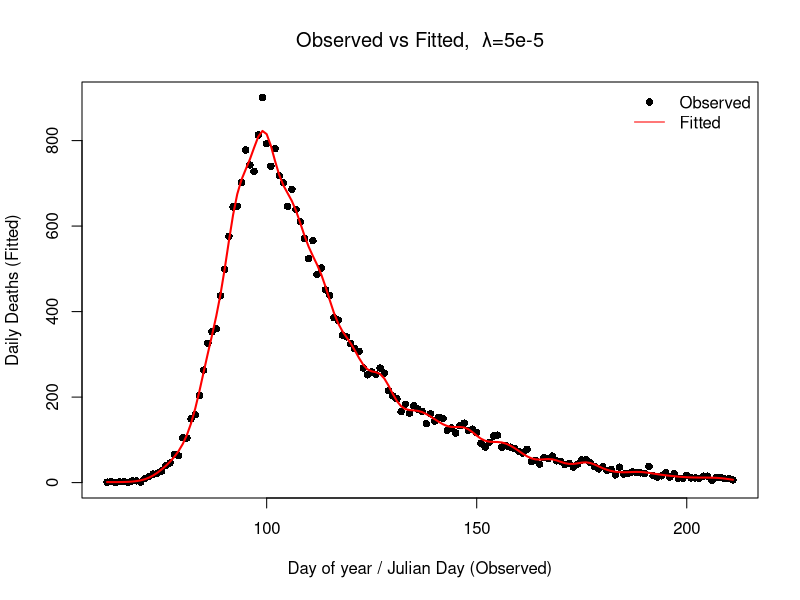

The R source for this figure:
start <- Sys.time()
##=============== PROJECT 3 - EXTENDED STATISTICAL PROGRAMMING =================

# Group 12 
# Aseel Alghamdi : S2901228
# Fenanda Dwitha Kurniasari : S2744048
# Nurmawiya : S2822251

# Aseel     :
#
# Fenanda   : 
#
# Nurmawiya : 
#

# Repository Link
# https://github.com/fenandadwithak/Team12/tree/main/Proj3

# ==============================================================================
##                                  OUTLINE
# ==============================================================================
## What you get:
## (1) 
## (2) 
## (3) 
## (4) 
## (5)
## (6)


##===================== Data Preparation & Load library ========================
library(splines) #load library splines

df <- read.table("engcov.txt", header = TRUE) # import datasets
y <- df$nhs; t <- df$julian
n <- length(y) # define total observation 
d <- 1:80; edur <- 3.151; sdur <- .469
pd <- dlnorm(d, edur, sdur) # density (PDF) function of death
pd <- pd / sum(pd) # probability of death

##==================== (1) Construct X, Xtilde, and S ==========================
make_matrices <- function(t, K=80) {
  # Function to construct matrices (Xtilde, X, S) required for predicting 
  #  number of new infections occuring on day t which expressed by an infection 
  #  rate function f(t)
  
  # Input/Arguments :(1) t, a vector of day since 2020. In this dataset, we use 
  #                      julian
  #                  (2) K, number of basis function, set to 80
  #                      larger K would result smoother model
  #
  # Output/Return   :(1) Xtilde, a model matrix (spline basis) to predict f(t) 
  #                      f(t) = b1(t)β1 + b2(t)β2 + ... + bk(t)βk
  #                      row : days; colomn : B-spline basis function
  #                  (2) X, model matrix for the expected death count (the 
  #                      observed outcome), after convolution with Xtilde and 
  #                      π(j)/probability func. for days from infection to death 
  #                  (3) S, penalised matrix. Matrix defining which aspect of β
  #                      are penalised
  
  # Construct X_tilde
  # Define a sequence starting from the first day of death recorded minus 30
  # (min(t)-30) because for the earliest records, deaths might be caused by the
  # infection happened around 30 days ago, until maximum day observed (max(t))
  # for as many as K+4 evenly spaced, so there will be a sequence of 84 numbers
  knots <- seq(min(t)-30, max(t), length.out=K+4)
  
  Xtilde <- splineDesign(knots=knots, 
                         x=(min(t)-30):max(t), 
                         ord=4,
                         outer.ok= TRUE)#construct matrix X-tilde using 
                                        #splineDesign with 84 knots as defined 
                                        #before starting from min(t)-30 until 
                                        #max(t) with order of the spline = 4
  
  # Construct X
  X <- matrix(0, nrow=length(t), ncol=ncol(Xtilde)) # initialize matrix to store
  #for every value in length(t) = 150
  # Execute for each observation of time (1:150)
  for (i in 1:length(t)) {
    j_max <- min(80, 29 + i) ## define upper bound for summation
    for (j in 1:j_max) { ## calculate for each days until death 
      # fill corresponding cells with corresponding element X_tilde and prob 
      # death time function
      X[i,] <- X[i,] + Xtilde[30 + i - j,] * pd[j] 
    }
  }
  
  # Construct S (Penalised Matrix)
  S <- crossprod(diff(diag(ncol(X)), diff=2))
  
  list(Xtilde=Xtilde, X=X, S=S) ## return the output into a list 
}##make_matrices

mats <- make_matrices(t) #
X <- mats$X ## X
S <- mats$S ## S
Xtilde <- mats$Xtilde ## X tilde

##============= (2) Function Penalised NLL and its Objective Func. =============
# Model has the structure of a Poisson GLM, then we need to compute penalised
# function. In this case, we want to define objective function PNLL(β)
# 
# Formula:
# NLL = −ℓ(γ)= ∑[e^(ηi)−yi.ηi] where μi=e^(ηi)=e^(Xi.γ)
# Penalty (P) = (λ/2)β'Sβ
#
# PNLL(β) = NLL(β) + P
#   where NLL = sum(exp(eta) - y*eta) (dropping constants)
#         P =  0.5 * lambda * gamma' S gamma 

pen_nll <- function(gamma, X, y, S, lambda) {
  # Function to compute penalised negative log likehood
  # Input/Argument : (1) Gamma : K-vector of spline coefficients
  #                  (2) y :  the deaths on day of the year ti
  #                  (3) S : penalised matrix
  #                  (4) lambda : smoothing parameter
  
  # Output/Return  : single numeric value of pen_nll
  eta <- as.vector(X %*% gamma)               # linear predictor 
  mu  <- exp(eta)                             # Poisson mean (positive)
  nll <- sum(mu - y * eta)                    # Poisson negative log-likelihood
  pen <- 0.5 * lambda * as.numeric(t(gamma) %*% (S %*% gamma))# penalty
  nll + pen # pnll
}##pen_nll


# Define Gradient vector of Objective Function/ its derivative vector w.r.t γ
pen_grad <- function(gamma, X, y, S, lambda) {
  # Analytic gradient: faster and more accurate than numerical
  eta <- as.vector(X %*% gamma)
  mu  <- exp(eta)
  score <- t(X) %*% (mu - y)                    # gradient of NLL part
  as.vector(score + lambda * (S %*% gamma))     # add gradient of penalty
}

# Checking the derivative (sp notes 74)
K <- 80
fd <- gamma0 <- rep(0, K)       # start from all zeros
lambda <- 5e-5
pen_nll0 <- pen_nll(gamma0, X, y, S, lambda) 
eps <- 1e-7
for (i in 1:length(gamma0)) {
  gamma1 <- gamma0; gamma1[i] <- eps
  pen_nll1 <- pen_nll(gamma1, X, y, S, lambda)
  fd[i] <- (pen_nll1 - pen_nll0)/eps
}
fd; pen_grad(gamma0, X, y, S, lambda) ## already same
range(fd - pen_grad(gamma0, X, y, S, lambda)) ## apx zero

##================ (3) Fit the model using BFGS optimization ===================
gamma0 <- rep(0, K)       # start from all zeros
lambda <- 5e-5            # smoothing strength: larger -> smoother fitted curve

# Use BFGS (a standard quasi-Newton optimizer) to minimize the objective
fit <- optim(
  par     = gamma0,                 # initial gamma
  fn      = pen_nll,                # objective function
  gr      = pen_grad,               # analytic gradient
  method  = "BFGS",                 # efficient for smooth problems
  control = list(maxit = 1000),     # cap iterations
  X=X, y=y, S=S, lambda=lambda
)

gamma_hat <- fit$par # estimated spline coefficients (K-vector)
eta_hat  <- as.vector(X %*% gamma_hat) # fitted linear predictor (log-scale)
mu_hat <- exp(eta_hat)  # fitted mean counts (always > 0)
f_hat <- Xtilde %*% gamma_hat #

fit$convergence # 0 means successful
fit$value #final objective value for reference

plot(t, y, pch=16, col="black",
     xlab="Day of year / Julian Day (Observed)",
     ylab="Daily Deaths (Fitted)",
     main=expression(paste("Observed vs Fitted,  λ=5e-5")))
lines(t, mu_hat, col="red", lwd=2)
legend("topright", legend=c("Observed", "Fitted"),
       col=c("black", "red"), pch=c(16, NA), lty=c(NA,1), bty="n")

##================ (4) Fit the model using BFGS optimization ===================
lambdas <- exp(seq(-13, -7, length=50))
BIC_vals <- numeric(length(lambdas))
fits <- vector("list", length(lambdas))

for (i in seq_along(lambdas)) {
  fit <- optim(par=gamma0, fn=pen_nll, gr=pen_grad, method="BFGS",
               X=X, y=y, S=S, lambda=lambdas[i], control=list(maxit=1000))
  gamma_hat <- fit$par
  mu_hat <- exp(as.vector(X %*% gamma_hat))
  W <- diag(y / mu_hat^2)
  H0 <- t(X) %*% W %*% X
  H_lambda <- H0 + lambdas[i] * S
  EDF <- sum(diag(solve(H_lambda, H0)))
  ll <- sum(y * log(mu_hat) - mu_hat)
  BIC_vals[i] <- -2 * ll + log(length(y)) * EDF
  fits[[i]] <- fit
}

best_lambda <- lambdas[which.min(BIC_vals)]
best_fit <- fits[[which.min(BIC_vals)]]
cat("Best lambda:", best_lambda, "\n")

##======================== (5) Bootstrap Uncertainty ===========================





































































































































































































# Fenanda ----

# ==============================================================================
##                          NON-PARAMETRIC BOOTSTRAPING
## =============================================================================

# Initialize number of replicate sample
n_bootstrap = 200
# Initialize matrix to store 



end <- Sys.time()
end-start
